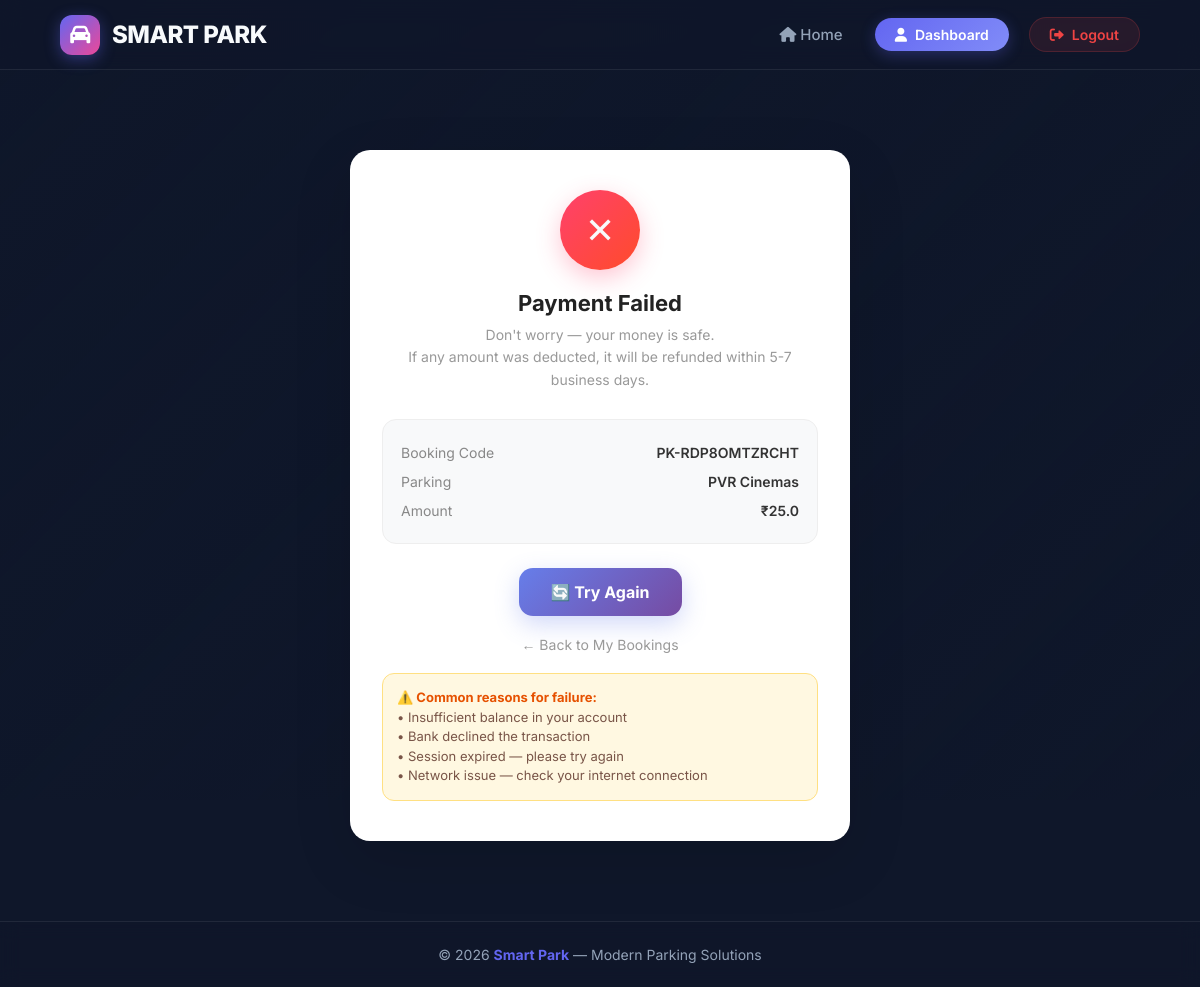
/payment/failed/17/ (signed in), run on the app's committed database.
### parking/models.py (models this page shows, shortened)
class Booking(models.Model):
    user = models.ForeignKey(User, on_delete=models.CASCADE)
    parking = models.ForeignKey(Parking, on_delete=models.CASCADE)
    vehicle_type = models.CharField(max_length=20, choices=VEHICLE_CHOICES)
    vehicle_number = models.CharField(max_length=20)
    booking_code = models.CharField(max_length=20, unique=True, editable=False)
    assigned_slot = models.CharField(max_length=10, blank=True, null=True)
    hours = models.IntegerField(default=1)
    total_price = models.FloatField(blank=True, null=True)
    booking_time = models.DateTimeField(auto_now_add=True)
    start_time = models.DateTimeField(null=True, blank=True)
    end_time = models.DateTimeField(null=True, blank=True)
    payment_timing = models.CharField(max_length=15, choices=PAYMENT_TIMING_CHOICES, default='pay_now')
    is_active = models.BooleanField(default=True)
    status = models.CharField(max_length=20, choices=BOOKING_STATUS_CHOICES, default='booked')
    is_checked_out = models.BooleanField(default=False)
    actual_exit_time = models.DateTimeField(null=True, blank=True)
    overstay_penalty = models.FloatField(default=0)
    rating = models.IntegerField(null=True, blank=True)

class Parking(models.Model):
    provider = models.ForeignKey(User, on_delete=models.CASCADE)
    parking_name = models.CharField(max_length=100)
    location = models.CharField(max_length=200)
    latitude = models.FloatField(null=True, blank=True)
    longitude = models.FloatField(null=True, blank=True)
    bike_slots = models.IntegerField(default=0)
    car_slots = models.IntegerField(default=0)
    suv_slots = models.IntegerField(default=0)
    truck_slots = models.IntegerField(default=0)
    available_bike_slots = models.IntegerField(default=0)
    available_car_slots = models.IntegerField(default=0)
    available_suv_slots = models.IntegerField(default=0)
    available_truck_slots = models.IntegerField(default=0)
    bike_price = models.FloatField(default=0)
    car_price = models.FloatField(default=0)
    suv_price = models.FloatField(default=0)
    truck_price = models.FloatField(default=0)
    bike_free_slots = models.IntegerField(default=0)
    car_free_slots = models.IntegerField(default=0)
    suv_free_slots = models.IntegerField(default=0)
    truck_free_slots = models.IntegerField(default=0)
    bike_first_free_limit = models.IntegerField(default=0)
    car_first_free_limit = models.IntegerField(default=0)
    suv_first_free_limit = models.IntegerField(default=0)
    truck_first_free_limit = models.IntegerField(default=0)
    used_bike_free_today = models.IntegerField(default=0)
    used_car_free_today = models.IntegerField(default=0)
    used_suv_free_today = models.IntegerField(default=0)
    used_truck_free_today = models.IntegerField(default=0)
    used_bike_first_free_today = models.IntegerField(default=0)
    used_car_first_free_today = models.IntegerField(default=0)
    used_suv_first_free_today = models.IntegerField(default=0)
    used_truck_first_free_today = models.IntegerField(default=0)
    last_reset_date = models.DateField(null=True, blank=True)

### parking/views.py (the view)
# urls.py: path('payment/failed/<int:booking_id>/', views.payment_failed, name='payment_failed'),
@login_required
def payment_failed(request, booking_id):
    booking = get_object_or_404(Booking, id=booking_id, user=request.user)
    return render(request, 'payment_failed.html', {'booking': booking})

### parking/templates/payment_failed.html (shortened to what this page needs)
{% extends 'home.html' %}
{% block content %}
<div class="fail-container">
<div class="fail-card">
    <div class="fail-icon">✕</div>
    <h2 class="fail-title">Payment Failed</h2>
    <p class="fail-subtitle">
        Don't worry — your money is safe.<br>
        If any amount was deducted, it will be refunded within 5-7 business days.
    </p>
    <div class="info-card">
        <div class="info-row"><span>Booking Code</span><span>{{ booking.booking_code }}</span></div>
        <div class="info-row"><span>Parking</span><span>{{ booking.parking.parking_name }}</span></div>
        <div class="info-row"><span>Amount</span><span>₹{{ booking.total_price }}</span></div>
    </div>
    <a href="{% url 'payment_qr' booking.id %}" class="btn-retry">🔄 Try Again</a>
    <a href="{% url 'my_bookings' %}" class="btn-back">← Back to My Bookings</a>
    <div class="help-text">
        <strong>⚠️ Common reasons for failure:</strong><br>
        • Insufficient balance in your account<br>
        • Bank declined the transaction<br>
        • Session expired — please try again<br>
        • Network issue — check your internet connection
    </div>
</div>
</div>
{% endblock %}

### parking/templates/home.html (style rules this page uses)
:root { --primary: #6366f1; --primary-hover: #4f46e5; --secondary: #ec4899; --bg-dark: #0f172a; --text-light: #f8fafc; --text-muted: #94a3b8; --glass-bg: rgba(15, 23, 42, 0.6); --glass-border: rgba(255, 255, 255, 0.08); }
* { margin: 0; padding: 0; box-sizing: border-box; font-family: 'Inter', sans-serif; }
body { min-height: 100vh; display: flex; flex-direction: column; background-color: var(--bg-dark); color: var(--text-light); overflow-x: hidden; }

### parking/templates/payment_failed.html (style rules this page uses)
.fail-container { max-width:500px; margin:40px auto; animation:fadeInUp 0.5s ease; }
.fail-card { background:#fff; padding:40px 32px; border-radius:20px; box-shadow:0 20px 60px rgba(0,0,0,0.12); text-align:center; }
.fail-icon { width:80px; height:80px; border-radius:50%; background:linear-gradient(135deg, #ff416c, #ff4b2b); display:flex; align-items:center; justify-content:center; margin:0 auto 20px; font-size:36px; box-shadow:0 8px 25px rgba(255,65,108,0.3); animation: shake 0.5s ease-in-out; }
.fail-title { font-size:22px; font-weight:700; color:#222; margin-bottom:8px; }
.fail-subtitle { font-size:14px; color:#999; margin-bottom:28px; line-height:1.6; }
.info-card { background:#f8f9fa; border:1px solid #eee; padding:18px; border-radius:14px; margin-bottom:24px; text-align:left; }
.info-row { display:flex; justify-content:space-between; padding:6px 0; font-size:14px; }
.info-row span:first-child { color:#888; }
.info-row span:last-child { color:#333; font-weight:600; }
.btn-retry { background:linear-gradient(135deg, #667eea, #764ba2); color:#fff; border:none; padding:14px 32px; border-radius:14px; font-size:16px; font-weight:700; cursor:pointer; transition:all 0.3s; font-family:'Inter',sans-serif; box-shadow:0 8px 25px rgba(102,126,234,0.3); text-decoration:none; display:inline-block; margin-bottom:12px; }
.btn-back { display:block; color:#999; text-decoration:none; font-size:14px; transition:color 0.3s; margin-top:8px; }
.help-text { background:#fff8e1; border:1px solid #ffe082; padding:14px; border-radius:12px; font-size:13px; color:#795548; line-height:1.5; margin-top:20px; text-align:left; }
.help-text strong { color:#e65100; }

### data on the page
Booking: booking_code "PK-RDP8OMTZRCHT", parking.parking_name "PVR Cinemas", total_price "25.0"
